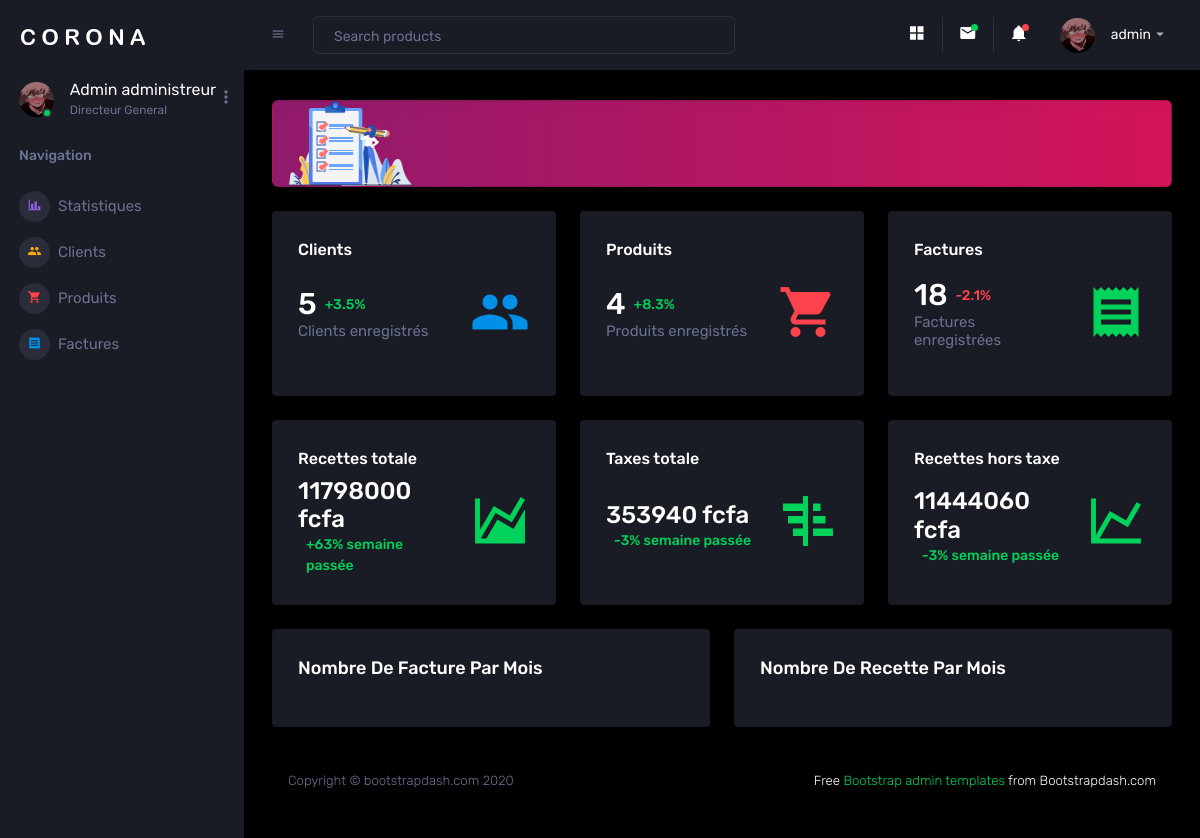
/facture/ (signed in), run on the app's committed database.
### Accounts/models.py (models this page shows, shortened)
class CustomUser(AbstractUser):
    avatar = models.ImageField("photo de profil", upload_to='avatars/', blank=True, null=True)
    class meta:
        db_table = "Utilisateur"
        verbose_name_plural = "Utilisateurs"

### Factures/views.py (the view)
# urls.py: path('', index, name="index"),
@login_required
def index(request):
    user = request.user
    produits = Produit.objects.all()
    factures = Facture.objects.all()
    clients = Client.objects.all()
    recette_totale = calcul_recette_totale(factures)
    taxe_totale = calcul_taxe_totale(factures)
    pourcentage_par_semaine = calcul_pourcentage_croissance_par_semaine(factures)
    pourcentage_par_semaine_taxe = calcul_pourcentage_croissance_par_semaine_taxe(factures)
    recette_totale_formatee = round(recette_totale, 0)
    taxe_totale_formatee = round(taxe_totale, 0)
    recette_ht = recette_totale_formatee - taxe_totale_formatee
    data = Facture.objects.annotate(
        mois=TruncMonth('date')
    ).values('mois').annotate(
        total_factures=Count('id')
    ).order_by('mois')
    mois = [entry['mois'].strftime('%b %Y') for entry in data]
    total_factures = [entry['total_factures'] for entry in data]
    context = {
        'user': user,
        'produits': produits,
        'clients': clients,
        'factures': factures,
        'recette_totale_formatee': recette_totale_formatee,
        'taxe_totale_formatee': taxe_totale_formatee,
        'pourcentage_par_semaine': pourcentage_par_semaine,
        'pourcentage_par_semaine_taxe': pourcentage_par_semaine_taxe,
        'recette_ht': recette_ht,
        'mois': mois,
        'total_factures': total_factures,
    }
    return render(request, 'Statistique/stat.html', context)

### Factures/models.py (called while the page is built)
    def totaux(self):
        total = 0
        for produit_facture in self.produitfacture_set.all():
            total += produit_facture.montant
        return total

    def ttc(self):
        return self.totaux() * Decimal('0.03')

### Factures/views.py (called while the page is built)
def calcul_recette_totale(factures):
    factures = Facture.objects.all()
    total = 0
    for facture in factures:
        total += facture.totaux()
    return total

def calcul_taxe_totale(factures):
    factures = Facture.objects.all()
    total = 0
    for facture in factures:
        total += facture.ttc()
    return total

def calcul_pourcentage_croissance_par_semaine(factures):
    if factures and factures[0].date:
        date_min = min(facture.date for facture in factures)
        date_max = max(facture.date for facture in factures)
        duree_en_semaines = Decimal((date_max - date_min).days) / Decimal(7)
        recette_totale = Decimal(calcul_recette_totale(factures))
        pourcentage_croissance = ((recette_totale - Decimal(factures[0].totaux())) / Decimal(factures[0].totaux())) * 100
        pourcentage_par_semaine = round(pourcentage_croissance / duree_en_semaines, 0)
        return pourcentage_par_semaine
    else:
        return 0

def calcul_pourcentage_croissance_par_semaine_taxe(factures):
    if factures and factures[0].date:
        date_min = min(facture.date for facture in factures)
        date_max = max(facture.date for facture in factures)
        duree_en_semaines = Decimal((date_max - date_min).days) / Decimal(7)
        taxe_totale = Decimal(calcul_taxe_totale(factures))
        pourcentage_croissance = ((taxe_totale - Decimal(factures[0].totaux())) / Decimal(factures[0].totaux())) * 100
        pourcentage_par_semaine_taxe = round(pourcentage_croissance / duree_en_semaines, 0)
        return pourcentage_par_semaine_taxe
    else:
        return 0

### templates/Statistique/stat.html (shortened to what this page needs)
{% extends "base.html" %}
{% block content %}
{% load static %}
<div class="main-panel">
  <div class="content-wrapper">
    <div class="row">
      <div class="col-12 grid-margin stretch-card">
        <div class="card corona-gradient-card">
          <div class="card-body py-0 px-0 px-sm-3">
            <div class="row align-items-center">
              <div class="col-4 col-sm-3 col-xl-2">
                <img src="assets/images/dashboard/Group126@2x.png" class="gradient-corona-img img-fluid" alt="">
              </div>
            </div>
          </div>
        </div>
      </div>
    </div>
    <div class="row">
      <div class="col-sm-4 grid-margin">
        <div class="card">
          <div class="card-body">
            <h5>Clients</h5>
            <div class="row">
              <div class="col-8 col-sm-12 col-xl-8 my-auto">
                <div class="d-flex d-sm-block d-md-flex align-items-center">
                  <h2 class="mb-0">{{clients.count}}</h2>
                  <p class="text-success ml-2 mb-0 font-weight-medium">+3.5%</p>
                </div>
                <h6 class="text-muted font-weight-normal">Clients enregistrés</h6>
              </div>
              <div class="col-4 col-sm-12 col-xl-4 text-center text-xl-right">
                <i class="icon-lg  mdi mdi-account-multiple text-primary ml-auto"></i>
              </div>
            </div>
          </div>
        </div>
      </div>
      <div class="col-sm-4 grid-margin">
        <div class="card">
          <div class="card-body">
            <h5>Produits</h5>
            <div class="row">
              <div class="col-8 col-sm-12 col-xl-8 my-auto">
                <div class="d-flex d-sm-block d-md-flex align-items-center">
                  <h2 class="mb-0">{{produits.count}}</h2>
                  <p class="text-success ml-2 mb-0 font-weight-medium">+8.3%</p>
                </div>
                <h6 class="text-muted font-weight-normal">Produits enregistrés</h6>
              </div>
              <div class="col-4 col-sm-12 col-xl-4 text-center text-xl-right">
                <i class="icon-lg mdi mdi-cart text-danger ml-auto"></i>
              </div>
            </div>
          </div>
        </div>
      </div>
      <div class="col-sm-4 grid-margin">
        <div class="card">
          <div class="card-body">
            <h5>Factures</h5>
            <div class="row">
              <div class="col-8 col-sm-12 col-xl-8 my-auto">
                <div class="d-flex d-sm-block d-md-flex align-items-center">
                  <h2 class="mb-0">{{factures.count}}</h2>
                  <p class="text-danger ml-2 mb-0 font-weight-medium">-2.1% </p>
                </div>
                <h6 class="text-muted font-weight-normal">Factures enregistrées</h6>
              </div>
              <div class="col-4 col-sm-12 col-xl-4 text-center text-xl-right">
                <i class="icon-lg mdi mdi-receipt text-success ml-auto"></i>
              </div>
            </div>
          </div>
        </div>
      </div>
      <div class="col-sm-4 grid-margin">
        <div class="card">
          <div class="card-body">
            <h5>Recettes totale</h5>
            <div class="row">
              <div class="col-8 col-sm-12 col-xl-8 my-auto">
                <div class="d-flex d-sm-block d-md-flex align-items-center">
                  <h3 class="mb-0">{{recette_totale_formatee}} <span>fcfa</span></h3>
                </div>
                <p class="text-success ml-2 mb-0 font-weight-medium">+{{ pourcentage_par_semaine }}% semaine passée</p>
              </div>
              <div class="col-4 col-sm-12 col-xl-4 text-center text-xl-right">
                <i class="icon-lg mdi mdi-chart-areaspline text-success ml-auto"></i>
              </div>
            </div>
          </div>
        </div>
      </div>
      <div class="col-sm-4 grid-margin">
        <div class="card">
          <div class="card-body">
            <h5>Taxes totale</h5>
            <div class="row">
              <div class="col-8 col-sm-12 col-xl-8 my-auto">
                <div class="d-flex d-sm-block d-md-flex align-items-center">
                  <h3 class="mb-0">{{taxe_totale_formatee}} <span>fcfa</span></h3>
                </div>
                <p class="text-success ml-2 mb-0 font-weight-medium">{{ pourcentage_par_semaine_taxe }}% semaine passée</p>
              </div>
              <div class="col-4 col-sm-12 col-xl-4 text-center text-xl-right">
                <i class="icon-lg mdi mdi-chart-gantt text-success ml-auto"></i>
              </div>
            </div>
          </div>
        </div>
      </div>
      <div class="col-sm-4 grid-margin">
        <div class="card">
          <div class="card-body">
            <h5>Recettes hors taxe</h5>
            <div class="row">
              <div class="col-8 col-sm-12 col-xl-8 my-auto">
                <div class="d-flex d-sm-block d-md-flex align-items-center">
                  <h3 class="mb-0">{{recette_ht}} <span>fcfa</span></h3>
                </div>
                <p class="text-success ml-2 mb-0 font-weight-medium">{{ pourcentage_par_semaine_taxe }}% semaine passée</p>
              </div>
              <div class="col-4 col-sm-12 col-xl-4 text-center text-xl-right">
                <i class="icon-lg mdi mdi-chart-line text-success ml-auto"></i>
              </div>
            </div>
          </div>
        </div>
      </div>
    </div>
    <div class="row">
      <div class="col-lg-6 grid-margin stretch-card">
        <div class="card">
          <div class="card-body">
            <h4 class="card-title">Nombre de facture par mois</h4>
          </div>
        </div>
      </div>
      <div class="col-lg-6 grid-margin stretch-card">
        <div class="card">
          <div class="card-body">
            <h4 class="card-title">Nombre de recette par mois</h4>
          </div>
        </div>
      </div>
  </div>
  <footer class="footer">
    <div class="d-sm-flex justify-content-center justify-content-sm-between">
      <span class="text-muted d-block text-center text-sm-left d-sm-inline-block">Copyright © bootstrapdash.com 2020</span>
      <span class="float-none float-sm-right d-block mt-1 mt-sm-0 text-center"> Free <a href="https://www.bootstrapdash.com/bootstrap-admin-template/" target="_blank">Bootstrap admin templates</a> from Bootstrapdash.com</span>
    </div>
  </footer>
</div>
     {% endblock %}

### templates/base.html (shortened to what this page needs)
<!DOCTYPE html>
<html lang="fr">
    {% load static %}
  <head>
    <link rel="stylesheet" href="{% static 'vendors/mdi/css/materialdesignicons.min.css' %}">
    <link rel="stylesheet" href="{% static 'vendors/css/vendor.bundle.base.css' %}">
    <link rel="stylesheet" href="{% static 'vendors/jvectormap/jquery-jvectormap.css' %}">
    <link rel="stylesheet" href="{% static 'vendors/flag-icon-css/css/flag-icon.min.css' %}">
    <link rel="stylesheet" href="{% static 'vendors/owl-carousel-2/owl.carousel.min.css' %}">
    <link rel="stylesheet" href="{% static 'vendors/owl-carousel-2/owl.theme.default.min.css' %}">
    <link rel="stylesheet" href="https://cdnjs.cloudflare.com/ajax/libs/font-awesome/6.2.0/css/all.min.css">
    <link rel="stylesheet" href="{% static 'css/style.css' %}">
  </head>
  <body>
    <div class="container-scroller">
      <nav class="sidebar sidebar-offcanvas" id="sidebar">
        <div class="sidebar-brand-wrapper d-none d-lg-flex align-items-center justify-content-center fixed-top">
          <a class="sidebar-brand brand-logo" href="{% url "index" %}"><img src="{% static 'images/logo.svg' %}" alt="logo" /></a>
        </div>
        <ul class="nav">
          <li class="nav-item profile">
            <div class="profile-desc">
              <div class="profile-pic">
                <div class="count-indicator">
                  <img class="img-xs rounded-circle " src="{{ user.avatar.url }}" alt="photo profil">
                  <span class="count bg-success"></span>
                </div>
                <div class="profile-name">
                  <h5 class="mb-0 font-weight-normal">{{ user.first_name }} {{ user.last_name }}
                  </h5>
                  <span>{{ user.groups.all.0.name }}
                  </span>
                </div>
              </div>
              <a href="#" id="profile-dropdown" data-toggle="dropdown"><i class="mdi mdi-dots-vertical"></i></a>
            </div>
          </li>
          <li class="nav-item nav-category">
            <span class="nav-link">Navigation</span>
          </li>
          <li class="nav-item menu-items">
            <a class="nav-link" href="{% url "index" %}">
              <span class="menu-icon">
                <i class="mdi mdi-chart-bar"></i>
              </span>
              <span class="menu-title">Statistiques</span>
            </a>
          </li>
          <li class="nav-item menu-items">
            <a class="nav-link" href="{% url "client" %}">
              <span class="menu-icon">
                <i class="mdi mdi-account-multiple"></i>
              </span>
              <span class="menu-title">Clients</span>
            </a>
          </li>
          <li class="nav-item menu-items">
            <a class="nav-link" href="{% url "produit" %}">
              <span class="menu-icon">
                <i class="mdi mdi-cart"></i>
              </span>
              <span class="menu-title">Produits</span>
            </a>
          </li>
          <li class="nav-item menu-items">
            <a class="nav-link" href="{% url "facture" %}">
              <span class="menu-icon">
                <i class="mdi mdi-receipt"></i>
              </span>
              <span class="menu-title">Factures</span>
            </a>
          </li>
        </ul>
      </nav>
      <div class="container-fluid page-body-wrapper">
        <nav class="navbar p-0 fixed-top d-flex flex-row">
          <div class="navbar-menu-wrapper flex-grow d-flex align-items-stretch">
            <button class="navbar-toggler navbar-toggler align-self-center" type="button" data-toggle="minimize">
              <span class="mdi mdi-menu"></span>
            </button>
            <ul class="navbar-nav w-100">
              <li class="nav-item w-100">
                <form class="nav-link mt-2 mt-md-0 d-none d-lg-flex search">
                  <input type="text" class="form-control" placeholder="Search products">
                </form>
              </li>
            </ul>
            <ul class="navbar-nav navbar-nav-right">
              <li class="nav-item nav-settings d-none d-lg-block">
                <a class="nav-link" href="#">
                  <i class="mdi mdi-view-grid"></i>
                </a>
              </li>
              <li class="nav-item dropdown border-left">
                <a class="nav-link count-indicator dropdown-toggle" id="messageDropdown" href="#" data-toggle="dropdown" aria-expanded="false">
                  <i class="mdi mdi-email"></i>
                  <span class="count bg-success"></span>
                </a>
              </li>
              <li class="nav-item dropdown border-left">
                <a class="nav-link count-indicator dropdown-toggle" id="notificationDropdown" href="#" data-toggle="dropdown">
                  <i class="mdi mdi-bell"></i>
                  <span class="count bg-danger"></span>
                </a>
              </li>
              <li class="nav-item dropdown">
                <a class="nav-link" id="profileDropdown" href="#" data-toggle="dropdown">
                  <div class="navbar-profile">
                    <img class="img-xs rounded-circle" src="{{user.avatar.url}}" alt="photo profil">
                    <p class="mb-0 d-none d-sm-block navbar-profile-name">{{ user.username }}</p>
                    <i class="mdi mdi-menu-down d-none d-sm-block"></i>
                  </div>
                </a>
              </li>
            </ul>
          </div>
        </nav>
         {% block content %}    {% endblock %}
      </div>
    </div>
    <link href="https://cdn.jsdelivr.net/npm/apexcharts@3.29.1/dist/apexcharts.min.css" rel="stylesheet">
  </body>
</html>

### data on the page
CustomUser: avatar (picture), first_name "Admin", last_name "administreur", groups.all.0.name "Directeur General", username "admin"

### other printed values
{{ clients.count }} "5"
{{ produits.count }} "4"
{{ factures.count }} "18"
{{ recette_totale_formatee }} "11798000"
{{ pourcentage_par_semaine }} "63"
{{ taxe_totale_formatee }} "353940"
{{ pourcentage_par_semaine_taxe }} "-3"
{{ recette_ht }} "11444060"
